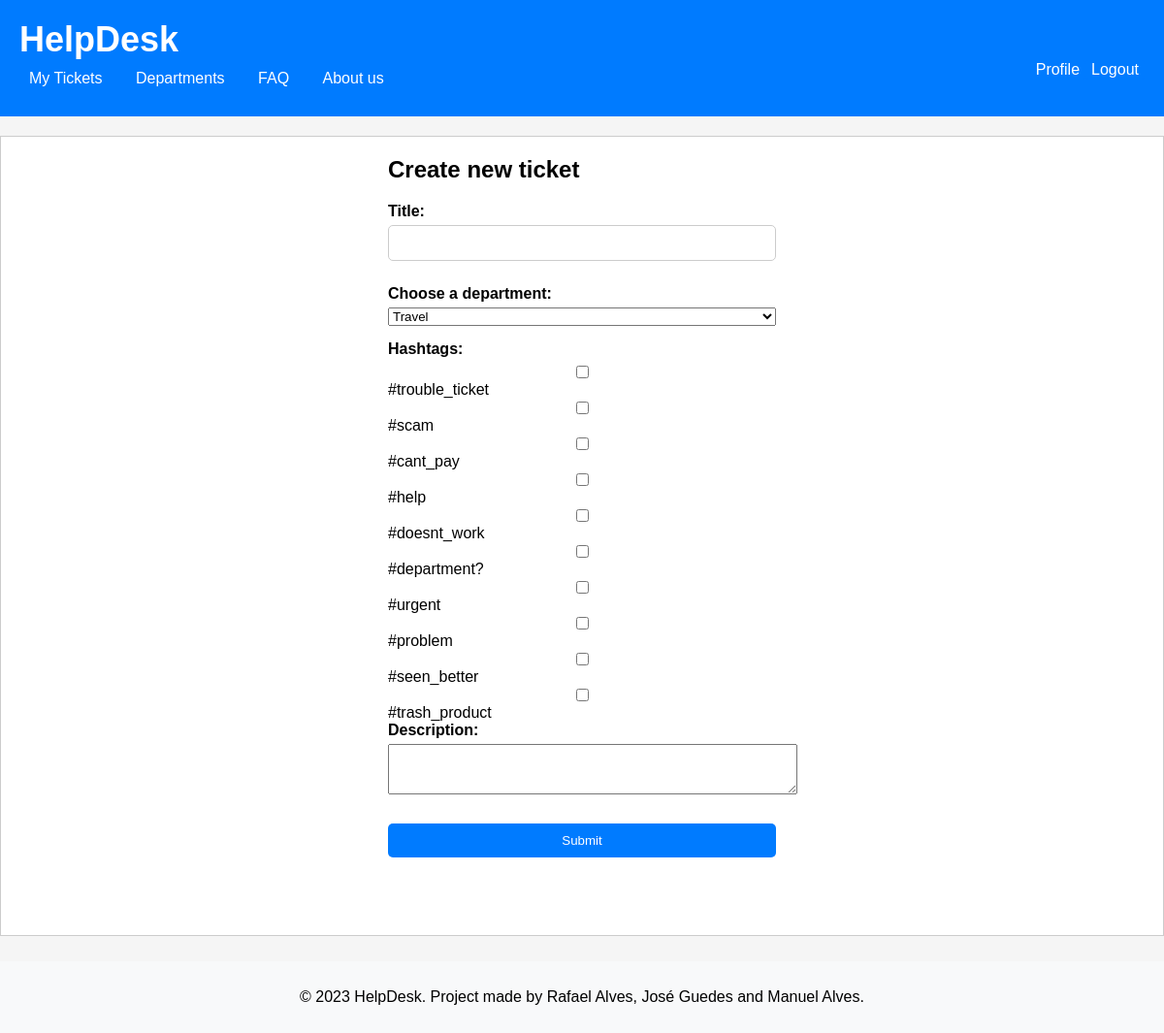
The app's page /pages/novo_ticket.php with its own data.
### tables this page shows
CREATE TABLE Hashtag (
    id INTEGER PRIMARY KEY AUTOINCREMENT,
    tag varchar(255) NOT NULL UNIQUE
);

### database/department.class.php (called while the page is built, shortened)
<?php
  class Department {
    static function getAll(PDO $db){
      $stmt = $db->prepare('
        SELECT id, name
        FROM Department
        ORDER by created_at desc
      ');
      $stmt->execute();
      $row = $stmt->fetchAll(PDO::FETCH_ASSOC);
      return $row;
    }
  }
?>

### actions/getAll_departments.php (called while the page is built, shortened)
<?php
require_once(__DIR__ . '/../database/connection.db.php');
require_once(__DIR__ . '/../database/department.class.php');
$departments = Department::getAll($dbh);
?>

### database/hashtag.class.php (called while the page is built, shortened)
<?php
  class Hashtag {
    static function getAll(PDO $db){
        $stmt = $db->prepare('
          SELECT id, tag
          FROM Hashtag
        ');
        $stmt->execute();
        $row = $stmt->fetchAll(PDO::FETCH_ASSOC);
        return $row;
      }
  }

### actions/getAll_hashtags.php (called while the page is built, shortened)
<?php
require_once(__DIR__ . '/../database/connection.db.php');
require_once(__DIR__ . '/../database/hashtag.class.php');
$hashtags = Hashtag::getAll($dbh);
?>

### pages/novo_ticket.php (the view, shortened to what this page needs)
<?php
require_once(__DIR__ . '/../templates/header.tpl.php');
require_once(__DIR__ . '/../templates/footer.tpl.php');
?>
  <div class="ticket-form">
    <h2>Create new ticket</h2>
      <form action="/actions/processar_ticket.php" method="post">
        <label for="nome">Title:</label>
        <input type="text" id="title" name="title" required>
        <label for="departments">Choose a department:</label>
    <select name="department" id="department" required>
    <?php
    require_once(__DIR__ . '/../actions/getAll_departments.php');
    for($i = 0; $i < count($departments); $i++) {
      ?>
          <option value=<?=$departments[$i]['id']?>> <?=$departments[$i]['name']?></option>
    <?php } ?>
  </select>
  <label for="hashtags">Hashtags:</label>
  <?php
  require_once(__DIR__ . '/../actions/getAll_hashtags.php');
  for($i = 0; $i < count($hashtags); $i++) {
    ?>
        <input type="checkbox" name="hashtag" value=<?=$hashtags[$i]['id']?>> <?=$hashtags[$i]['tag']?>
  <?php } ?>
    <label for="descricao">Description:</label>
    <textarea id="description" name="description" required></textarea>
    <input type="submit" value="Submit">
      </form>
  </div>

### css/common.css (style rules this page uses)
body { position: relative; margin: 0; padding: 0; font-family: Arial, sans-serif; background-color: #f5f5f5; min-height: 100%; padding-bottom: 5rem; }
form { display: flex; flex-direction: column; }
label { margin-bottom: 5px; font-weight: bold; }
input[type="text"], input[type="password"], input[type="email"] { display: inline-block; width: 250px; padding: 5px; margin-bottom: 5px; border: 1px solid #ccc; border-radius: 5px; box-sizing: border-box; }
input[type="submit"] { display: block; width: 100%; padding: 10px; margin-top: 20px; background-color: #007bff; color: #fff; border: none; border-radius: 5px; cursor: pointer; transition: background-color 0.3s ease; }
.ticket-form { max-width: 400px; margin: 0 auto; }
.ticket-form h2 { margin-top: 0; }
.ticket-form form { margin-top: 20px; }
.ticket-form label { display: block; margin-bottom: 5px; }
.ticket-form input[type="text"], .ticket-form textarea { width: 100%; padding: 10px; margin-bottom: 10px; }
.ticket-form input[type="submit"] { background-color: #007bff; color: #fff; padding: 10px 20px; border: none; cursor: pointer; }
body>main>div>form>label:nth-child(3) { display: block; margin-top: 10px; padding-top: 5px; }
body>main>div>form>label:nth-child(5) { display: block; margin-top: 10px; padding-top: 5px; }
h2 { font-size: 24px; margin: 0 0 20px; }

### records on screen
hashtag: tag "#trouble_ticket"
hashtag: tag "#scam"
hashtag: tag "#cant_pay"
hashtag: tag "#help"
hashtag: tag "#doesnt_work"
hashtag: tag "#department?"
hashtag: tag "#urgent"
hashtag: tag "#problem"
hashtag: tag "#seen_better"
hashtag: tag "#trash_product"

### other values on screen
form field department "Travel"
